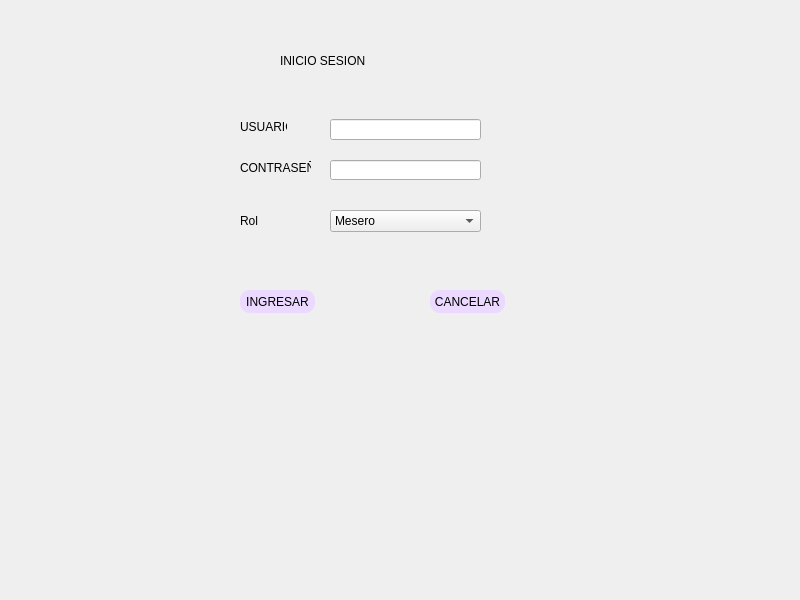
<?xml version="1.0" encoding="UTF-8"?>
<ui version="4.0">
 <class>MainWindow</class>
 <widget class="QMainWindow" name="MainWindow">
  <property name="geometry">
   <rect>
    <x>0</x>
    <y>0</y>
    <width>800</width>
    <height>600</height>
   </rect>
  </property>
  <property name="windowTitle">
   <string>MainWindow</string>
  </property>
  <widget class="QWidget" name="centralwidget">
   <widget class="QLabel" name="label">
    <property name="geometry">
     <rect>
      <x>280</x>
      <y>40</y>
      <width>191</width>
      <height>41</height>
     </rect>
    </property>
    <property name="styleSheet">
     <string notr="true">font: 75 20pt &quot;MS Shell Dlg 2&quot;;</string>
    </property>
    <property name="text">
     <string>INICIO SESION</string>
    </property>
   </widget>
   <widget class="QPushButton" name="pushButton">
    <property name="geometry">
     <rect>
      <x>430</x>
      <y>290</y>
      <width>75</width>
      <height>23</height>
     </rect>
    </property>
    <property name="styleSheet">
     <string notr="true">border-radius:10px;
background-color: rgb(235, 217, 255);

</string>
    </property>
    <property name="text">
     <string>CANCELAR</string>
    </property>
   </widget>
   <widget class="QPushButton" name="botonIngresar">
    <property name="geometry">
     <rect>
      <x>240</x>
      <y>290</y>
      <width>75</width>
      <height>23</height>
     </rect>
    </property>
    <property name="styleSheet">
     <string notr="true">border-radius:10px;
background-color: rgb(235, 217, 255);

</string>
    </property>
    <property name="text">
     <string>INGRESAR</string>
    </property>
   </widget>
   <widget class="QLabel" name="label_2">
    <property name="geometry">
     <rect>
      <x>240</x>
      <y>120</y>
      <width>47</width>
      <height>13</height>
     </rect>
    </property>
    <property name="text">
     <string>USUARIO</string>
    </property>
   </widget>
   <widget class="QLabel" name="label_3">
    <property name="geometry">
     <rect>
      <x>240</x>
      <y>160</y>
      <width>71</width>
      <height>16</height>
     </rect>
    </property>
    <property name="text">
     <string>CONTRASEÑA</string>
    </property>
   </widget>
   <widget class="QLineEdit" name="usuario">
    <property name="geometry">
     <rect>
      <x>330</x>
      <y>119</y>
      <width>151</width>
      <height>21</height>
     </rect>
    </property>
   </widget>
   <widget class="QLineEdit" name="contrasena">
    <property name="geometry">
     <rect>
      <x>330</x>
      <y>160</y>
      <width>151</width>
      <height>20</height>
     </rect>
    </property>
    <property name="text">
     <string/>
    </property>
    <property name="echoMode">
     <enum>QLineEdit::Password</enum>
    </property>
   </widget>
   <widget class="QLabel" name="label_4">
    <property name="geometry">
     <rect>
      <x>240</x>
      <y>210</y>
      <width>47</width>
      <height>21</height>
     </rect>
    </property>
    <property name="styleSheet">
     <string notr="true">
font: 75 8pt &quot;MS Shell Dlg 2&quot;;</string>
    </property>
    <property name="text">
     <string>Rol</string>
    </property>
   </widget>
   <widget class="QComboBox" name="comboBox">
    <property name="geometry">
     <rect>
      <x>330</x>
      <y>210</y>
      <width>151</width>
      <height>22</height>
     </rect>
    </property>
    <item>
     <property name="text">
      <string>Mesero</string>
     </property>
    </item>
    <item>
     <property name="text">
      <string>Admin</string>
     </property>
    </item>
    <item>
     <property name="text">
      <string>Cajero</string>
     </property>
    </item>
   </widget>
   <widget class="QLabel" name="etiqueta">
    <property name="geometry">
     <rect>
      <x>260</x>
      <y>340</y>
      <width>311</width>
      <height>31</height>
     </rect>
    </property>
    <property name="styleSheet">
     <string notr="true">font: 75 12pt &quot;MS Shell Dlg 2&quot;;
color: rgb(255, 0, 0);</string>
    </property>
    <property name="text">
     <string/>
    </property>
   </widget>
  </widget>
 </widget>
 <resources/>
 <connections/>
</ui>
